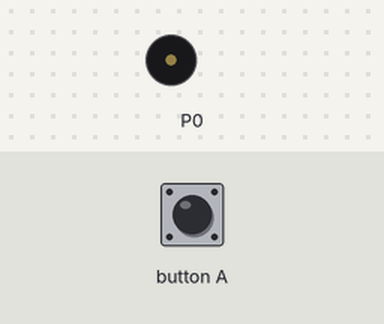
Bench run of a program on a simulated BBC micro:bit (MakeCode). Parts: buzzer (waves = sounding). The test bench sets the inputs (shaded band).

Above: at 1.2 s.
1.3 s: button A pressed for 0.15 s
At 5.2 s:
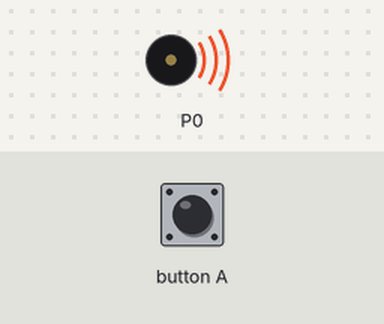
Timing chart, 0 to 10.4 s (numbered marks = the images above; inputs shaded):
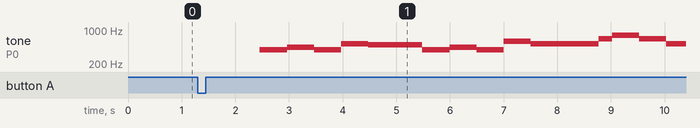

The program:

main.ts
```typescript
input.onButtonPressed(Button.A, function () {
    music.rest(music.beat(BeatFraction.Double))
    music.playTone(392, music.beat(BeatFraction.Half))
    music.playTone(392, music.beat(BeatFraction.Half))
    music.playTone(440, music.beat(BeatFraction.Whole))
    music.playTone(392, music.beat(BeatFraction.Whole))
    music.playTone(523, music.beat(BeatFraction.Whole))
    music.playTone(494, music.beat(BeatFraction.Double))
    music.playTone(392, music.beat(BeatFraction.Half))
    music.playTone(392, music.beat(BeatFraction.Half))
    music.playTone(440, music.beat(BeatFraction.Whole))
    music.playTone(392, music.beat(BeatFraction.Whole))
    music.playTone(587, music.beat(BeatFraction.Whole))
    music.playTone(523, music.beat(BeatFraction.Double))
    music.playTone(523, music.beat(BeatFraction.Half))
    music.playTone(659, music.beat(BeatFraction.Half))
    music.playTone(784, music.beat(BeatFraction.Whole))
    music.playTone(659, music.beat(BeatFraction.Whole))
    music.playTone(523, music.beat(BeatFraction.Whole))
    music.playTone(494, music.beat(BeatFraction.Whole))
    music.playTone(440, music.beat(BeatFraction.Whole))
    music.playTone(698, music.beat(BeatFraction.Half))
    music.playTone(698, music.beat(BeatFraction.Half))
    music.playTone(659, music.beat(BeatFraction.Whole))
    music.playTone(523, music.beat(BeatFraction.Whole))
    music.playTone(587, music.beat(BeatFraction.Whole))
})
```

test.ts
```typescript
// aquí va el archivo "tests"; esto no se compilará cuando este paquete se utilice como una extensión.
```

Measured:
- after the input at 1.3 s, tone on P0: plays 392 Hz for 0.51 s, 440 Hz for 0.51 s, 392 Hz for 0.51 s, 523 Hz for 0.51 s, 494 Hz for 1.0 s, 392 Hz for 0.51 s … (14 notes in this stretch), starting after 1.2 s
